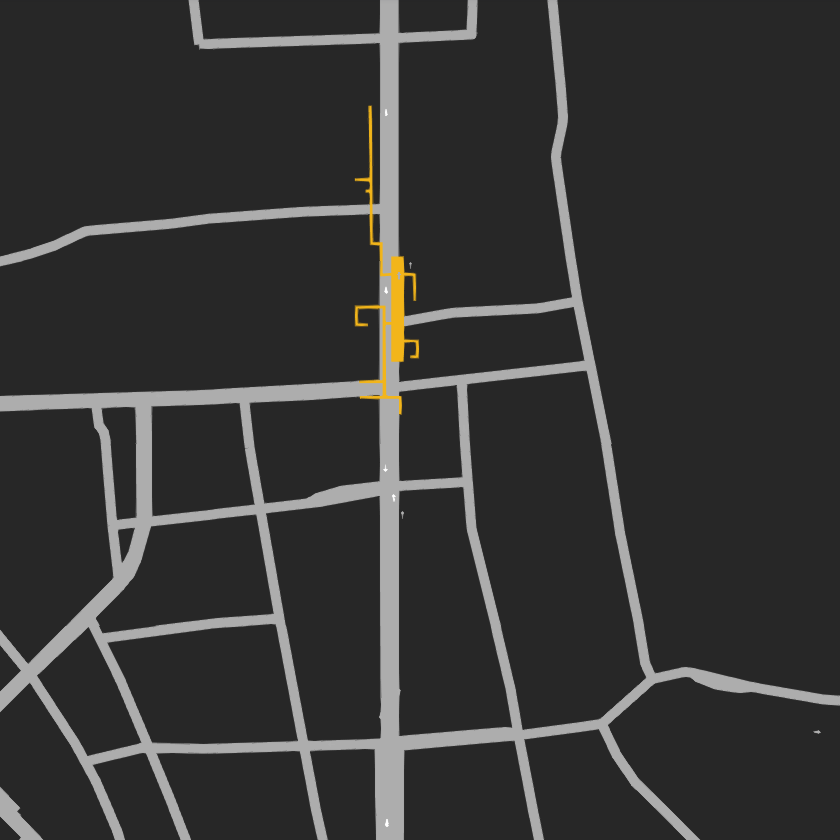
#> input picture 4 城市平面图片/0/117_玄武门地铁站出入口_a.png, 840 x 840 px; its folder holds 4 pictures in this run
$ python '5 城市平面图片处理.py'
#> lines starting #> are read from the running program, lines starting #| are printed output that depends on the picture; pictures that were not available may be replaced by others from this repository, and a replacement may not be noted
import os
from PIL import Image

'''
xxxxxxxxxxxxxxxxxxxxxxxxxxxxxxxxxxxxxx
'''

if __name__ == '__main__':
    directory = '4 城市平面图片/0'
    new_directory = '5 处理后图片'

    result = []
    for root, _, files in os.walk(directory):
        for file in files:
            if file.endswith("a.png"):
                result.append(os.path.join(root, file))

    for i in result:
        image = Image.open(i)
#> image is the input picture: PIL image 840x840 RGB; mean R, G, B 54, 53.7, 53.1
        image.thumbnail((256, 256))
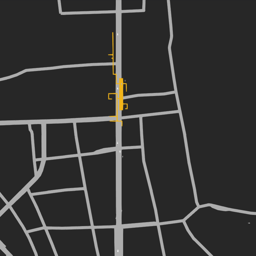
#> image: PIL image 256x256 RGB; mean R, G, B 54, 53.7, 53.1

        image_a = Image.open(i.replace('_a.png', '_b.png'))
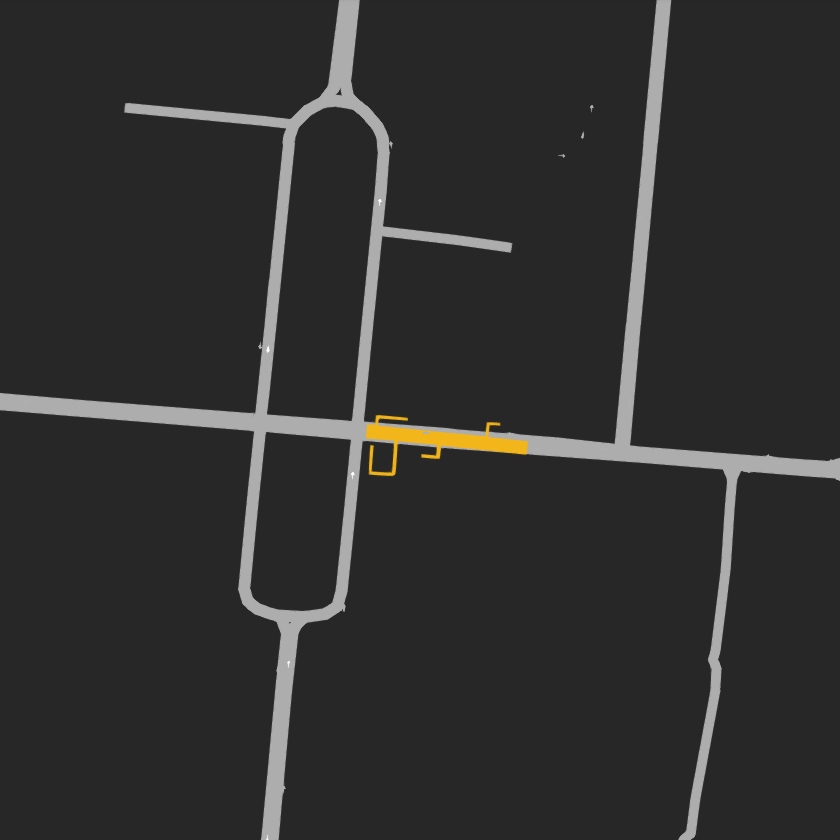
#> input picture 4 城市平面图片/0/109_明故宫地铁站2号口_a.png, 840 x 840 px, given in place of 117_玄武门地铁站出入口_b.png, which was not available
#> image_a is the input picture: PIL image 840x840 RGB; mean R, G, B 48.4, 48.2, 47.6
        image_a.thumbnail((256, 256))
#> image_a: PIL image 256x256 RGB

        result_image = Image.new("RGB", (512, 256))
#> result_image: PIL image 512x256 RGB; every value is 0
        result_image.paste(image, (256, 0))
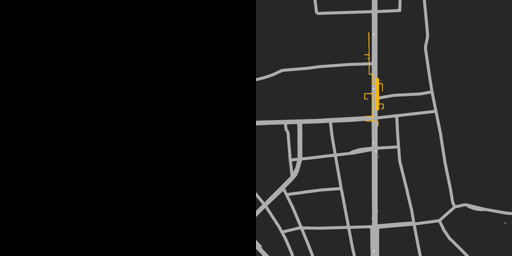
#> result_image: PIL image 512x256 RGB; mean R, G, B 27, 26.9, 26.6
        result_image.paste(image_a, (0, 0))
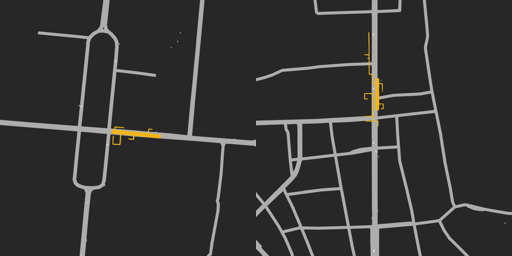
#> result_image: PIL image 512x256 RGB; mean R, G, B 51.2, 51, 50.3

        if not os.path.exists(new_directory):
            os.makedirs(new_directory, exist_ok=True)
        result_image.save(i.replace('_a.png', '_.png').replace(directory, new_directory))
#> pass 2 of the loop `for i in result:`:
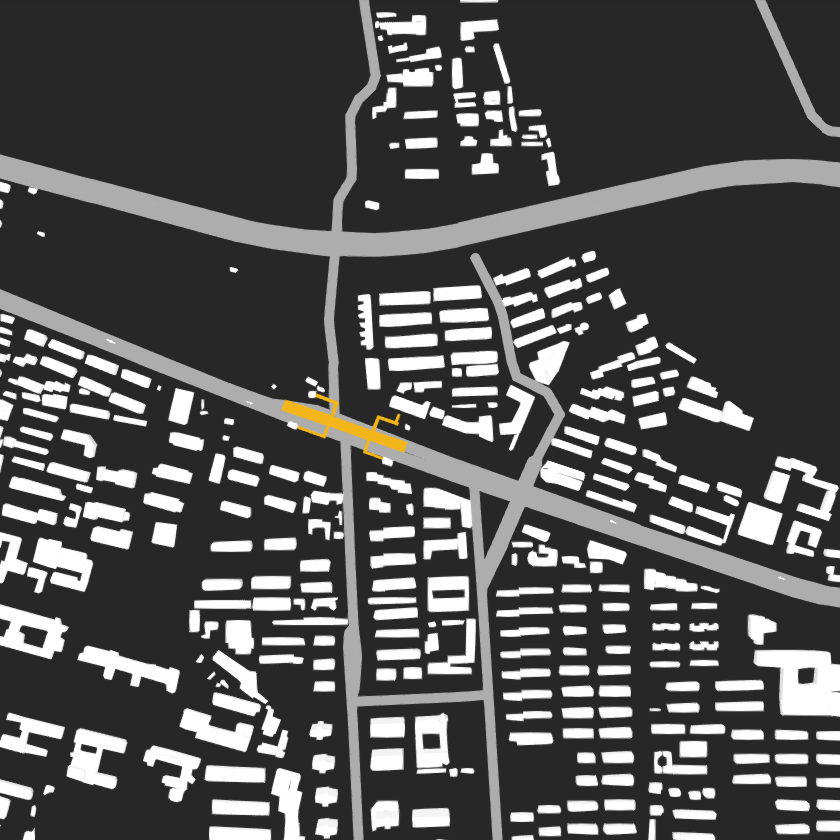
#> input picture 4 城市平面图片/0/110_下马坊地铁站出入口_b.png, 840 x 840 px, given in place of 109_明故宫地铁站2号口_b.png, which was not available
#> image_a is the input picture: PIL image 840x840 RGB; mean R, G, B 86.5, 86.3, 85.9
#> image_a: PIL image 256x256 RGB
#> `result_image.paste(image, (256, 0))`:
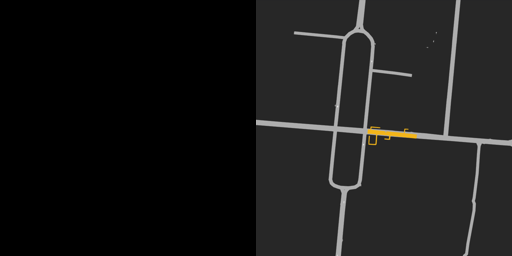
#> result_image: PIL image 512x256 RGB; mean R, G, B 24.2, 24.1, 23.8
#> `result_image.paste(image_a, (0, 0))`:
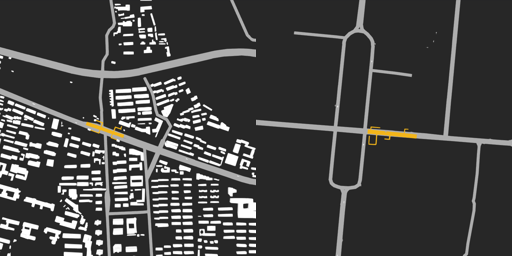
#> result_image: PIL image 512x256 RGB; mean R, G, B 67.2, 67, 66.5
